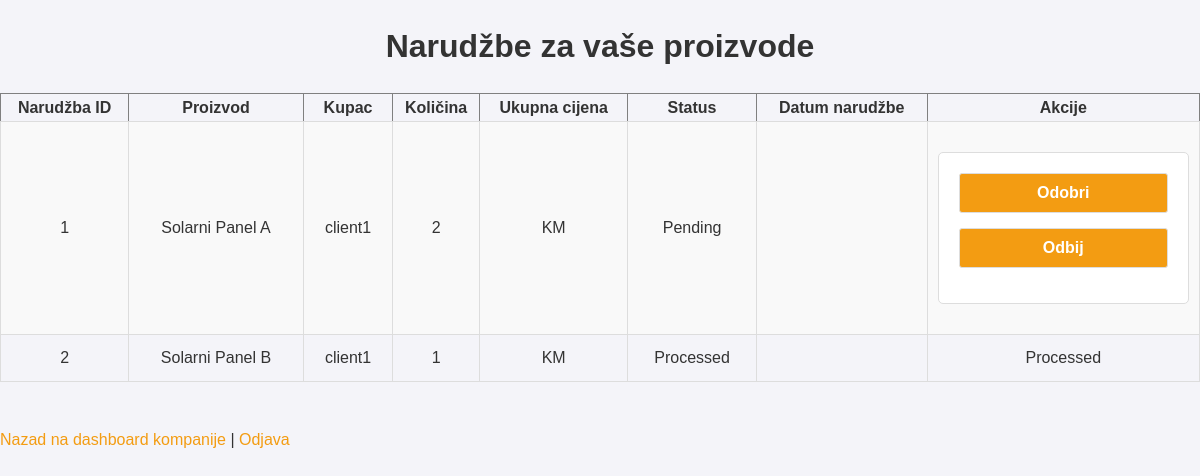
/company_orders.php (signed in), run on the app's committed database.
### tables this page shows
CREATE TABLE orders (
    id INT AUTO_INCREMENT PRIMARY KEY,
    user_id INT NOT NULL,
    product_id INT NOT NULL,
    quantity INT NOT NULL,
    status ENUM('pending', 'processed', 'canceled') DEFAULT 'pending',
    created_at DATETIME DEFAULT CURRENT_TIMESTAMP,
    FOREIGN KEY (user_id) REFERENCES users(id) ON DELETE CASCADE,
    FOREIGN KEY (product_id) REFERENCES products(id) ON DELETE CASCADE
);

CREATE TABLE products (
    id INT AUTO_INCREMENT PRIMARY KEY,
    name VARCHAR(100) NOT NULL,
    description TEXT NOT NULL,
    price DECIMAL(10, 2) NOT NULL,
    company_id INT NOT NULL,
    created_at DATETIME DEFAULT CURRENT_TIMESTAMP,
    deleted_at DATETIME DEFAULT NULL,
    FOREIGN KEY (company_id) REFERENCES users(id) ON DELETE CASCADE
);

CREATE TABLE users (
    id INT AUTO_INCREMENT PRIMARY KEY,
    username VARCHAR(50) NOT NULL UNIQUE,
    email VARCHAR(100) NOT NULL UNIQUE,
    password VARCHAR(255) NOT NULL,
    role ENUM('klijent', 'kompanija') NOT NULL DEFAULT 'klijent',
    created_at DATETIME DEFAULT CURRENT_TIMESTAMP
);

### company_orders.php (the view, shortened to what this page needs)
<?php
require_once 'db/db_connection.php';
$company_id = $_SESSION['user_id'];
$sql = "SELECT orders.*, products.name AS product_name, users.username AS client_name
        FROM orders
        INNER JOIN products ON orders.product_id = products.id
        INNER JOIN users ON orders.user_id = users.id
        WHERE products.company_id = '$company_id'";
$result = $conn->query($sql);
?>
<!DOCTYPE html>
<html lang="en">
<head>
    <link rel="stylesheet" href="css/style.css">
</head>
<body>
    <h1>Narudžbe za vaše proizvode</h1>
    <?php if ($result->num_rows > 0): ?>
        <table border="1">
            <tr>
                <th>Narudžba ID</th>
                <th>Proizvod</th>
                <th>Kupac</th>
                <th>Količina</th>
                <th>Ukupna cijena</th>
                <th>Status</th>
                <th>Datum narudžbe</th>
                <th>Akcije</th>
            </tr>
            <?php while ($order = $result->fetch_assoc()): ?>
                <tr>
                    <td><?php echo $order['id']; ?></td>
                    <td><?php echo htmlspecialchars($order['product_name']); ?></td>
                    <td><?php echo htmlspecialchars($order['client_name']); ?></td>
                    <td><?php echo $order['quantity']; ?></td>
                    <td><?php echo $order['total_price']; ?> KM</td>
                    <td><?php echo ucfirst($order['status']); ?></td>
                    <td><?php echo $order['order_date']; ?></td>
                    <td>
                        <?php if ($order['status'] == 'pending'): ?>
                            <form method="POST" action="">
                                <button type="submit" name="action" value="approve">Odobri</button>
                                <button type="submit" name="action" value="reject">Odbij</button>
                            </form>
                        <?php else: ?>
                            <?php echo ucfirst($order['status']); ?>
                        <?php endif; ?>
                    </td>
                </tr>
            <?php endwhile; ?>
        </table>
    <?php else: ?>
        <p>Nema narudžbi za vaše proizvode.</p>
    <?php endif; ?>
    <br>
    <a href="kompanija.php">Nazad na dashboard kompanije</a> | <a href="logout.php">Odjava</a>
</body>
</html>

### css/style.css (style rules this page uses)
:root { --primary-color: #f39c12; --hover-color: #d88507; --secondary-color: #333333; --bg-light: #f4f4f9; --font-family: Arial, sans-serif; }
body { margin: 0; padding: 0; font-family: var(--font-family); background-color: var(--bg-light); color: var(--secondary-color); line-height: 1.6; }
h1, h2, h3 { text-align: center; margin-bottom: 20px; }
a { text-decoration: none; color: var(--primary-color); transition: color 0.3s ease; }
form { max-width: 600px; margin: 20px auto; padding: 20px; background: #fff; border: 1px solid #ddd; border-radius: 5px; }
form input, form textarea, form button { width: 100%; padding: 10px; margin-bottom: 15px; border: 1px solid #ddd; border-radius: 3px; }
form button { background-color: var(--primary-color); color: #fff; font-size: 16px; font-weight: bold; cursor: pointer; }
table { width: 100%; border-collapse: collapse; margin: 20px 0; }
tbody td { border: 1px solid #ddd; padding: 10px; text-align: center; }
tbody tr:nth-child(even) { background: #f9f9f9; }

### data on the page
orders: id "1", product.name "Solarni Panel A", user.username "client1", quantity "2", status "Pending"
orders: id "2", product.name "Solarni Panel B", user.username "client1", quantity "1", status "Processed"
